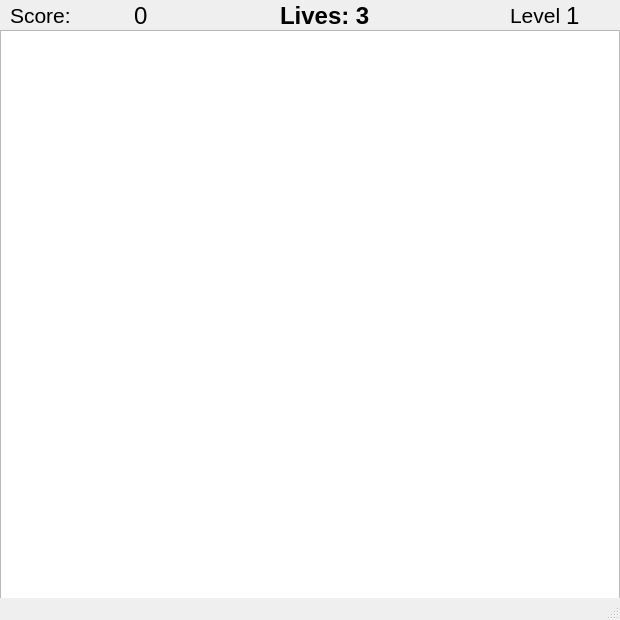
<?xml version="1.0" encoding="UTF-8"?>
<ui version="4.0">
 <class>MainWindow</class>
 <widget class="QMainWindow" name="MainWindow">
  <property name="geometry">
   <rect>
    <x>0</x>
    <y>0</y>
    <width>620</width>
    <height>620</height>
   </rect>
  </property>
  <property name="sizePolicy">
   <sizepolicy hsizetype="Fixed" vsizetype="Fixed">
    <horstretch>0</horstretch>
    <verstretch>0</verstretch>
   </sizepolicy>
  </property>
  <property name="windowTitle">
   <string>Pacman</string>
  </property>
  <widget class="QWidget" name="centralwidget">
   <widget class="QGraphicsView" name="graphicsView">
    <property name="geometry">
     <rect>
      <x>0</x>
      <y>30</y>
      <width>620</width>
      <height>620</height>
     </rect>
    </property>
   </widget>
   <widget class="QWidget" name="layoutWidget">
    <property name="geometry">
     <rect>
      <x>510</x>
      <y>0</y>
      <width>70</width>
      <height>31</height>
     </rect>
    </property>
    <layout class="QHBoxLayout" name="horizontalLayout_2">
     <item>
      <widget class="QLabel" name="label_2">
       <property name="font">
        <font>
         <pointsize>16</pointsize>
        </font>
       </property>
       <property name="text">
        <string>Level</string>
       </property>
      </widget>
     </item>
     <item>
      <widget class="QLabel" name="label_4">
       <property name="font">
        <font>
         <pointsize>18</pointsize>
        </font>
       </property>
       <property name="text">
        <string>1</string>
       </property>
      </widget>
     </item>
    </layout>
   </widget>
   <widget class="QWidget" name="layoutWidget">
    <property name="geometry">
     <rect>
      <x>10</x>
      <y>0</y>
      <width>241</width>
      <height>31</height>
     </rect>
    </property>
    <layout class="QHBoxLayout" name="horizontalLayout">
     <item>
      <widget class="QLabel" name="label">
       <property name="font">
        <font>
         <pointsize>16</pointsize>
        </font>
       </property>
       <property name="text">
        <string>Score:</string>
       </property>
      </widget>
     </item>
     <item>
      <widget class="QLabel" name="label_3">
       <property name="font">
        <font>
         <pointsize>18</pointsize>
        </font>
       </property>
       <property name="text">
        <string>0</string>
       </property>
      </widget>
     </item>
    </layout>
   </widget>
   <widget class="QLabel" name="LivesLabel">
    <property name="geometry">
     <rect>
      <x>280</x>
      <y>0</y>
      <width>141</width>
      <height>31</height>
     </rect>
    </property>
    <property name="font">
     <font>
      <pointsize>18</pointsize>
      <weight>75</weight>
      <bold>true</bold>
     </font>
    </property>
    <property name="text">
     <string>Lives: 3</string>
    </property>
   </widget>
   <widget class="QLabel" name="gameOverLabel">
    <property name="geometry">
     <rect>
      <x>200</x>
      <y>350</y>
      <width>351</width>
      <height>71</height>
     </rect>
    </property>
    <property name="font">
     <font>
      <pointsize>25</pointsize>
     </font>
    </property>
    <property name="text">
     <string/>
    </property>
   </widget>
  </widget>
  <widget class="QMenuBar" name="menubar">
   <property name="geometry">
    <rect>
     <x>0</x>
     <y>0</y>
     <width>620</width>
     <height>21</height>
    </rect>
   </property>
  </widget>
  <widget class="QStatusBar" name="statusbar"/>
 </widget>
 <resources/>
 <connections/>
</ui>
